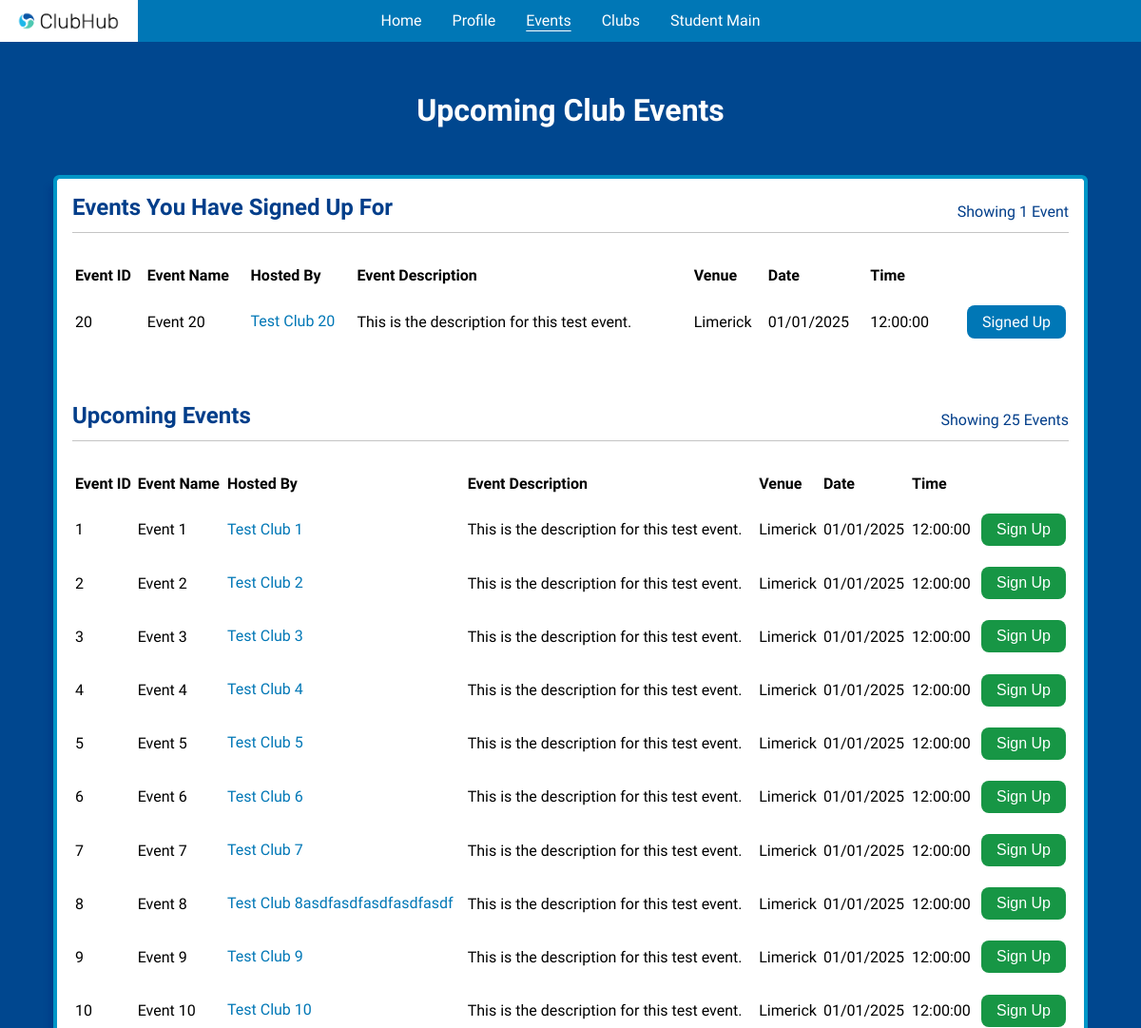
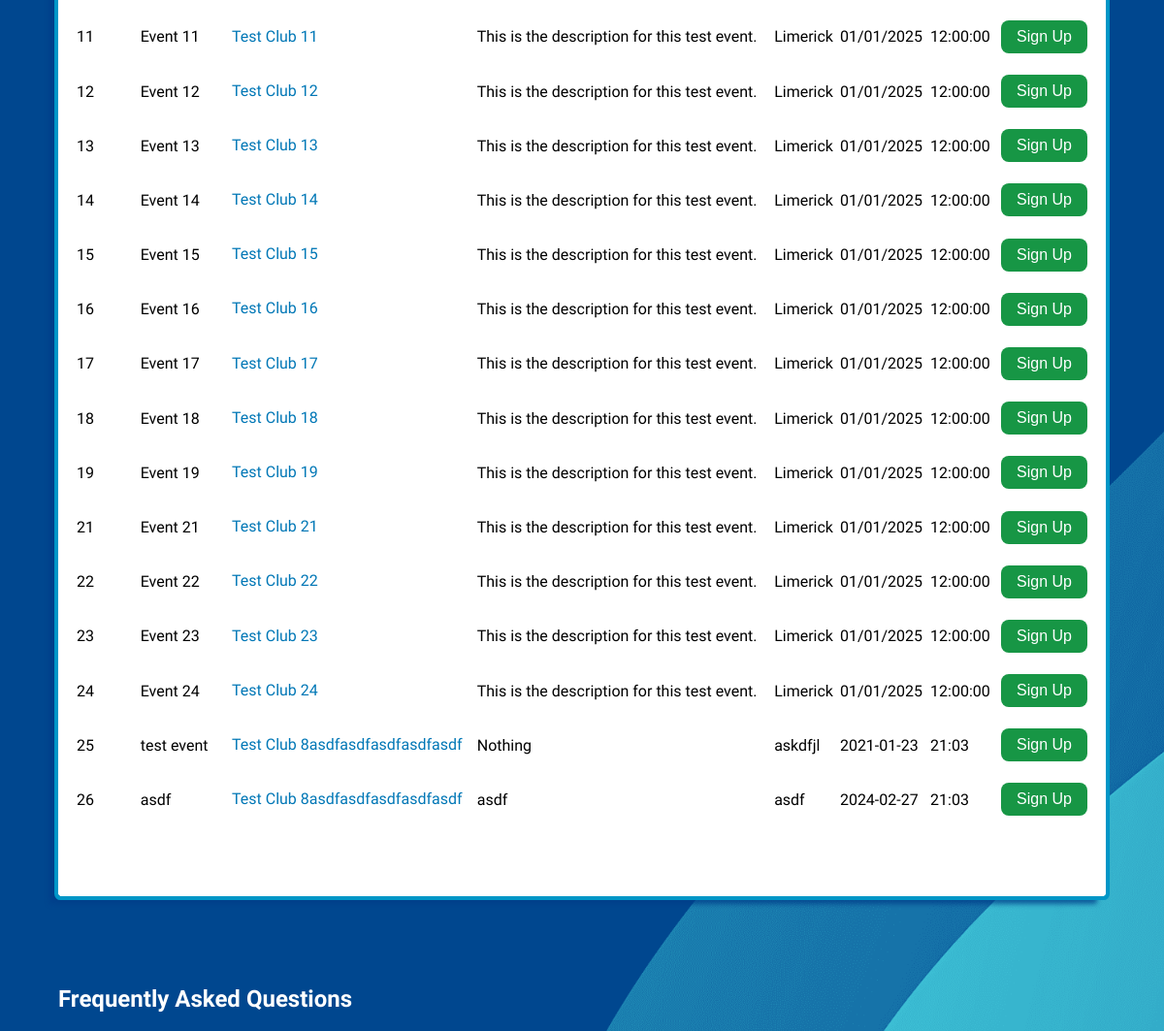
/events/ (signed in, upper part), run on an earlier commit of the app's database (2 pictures, top to bottom).
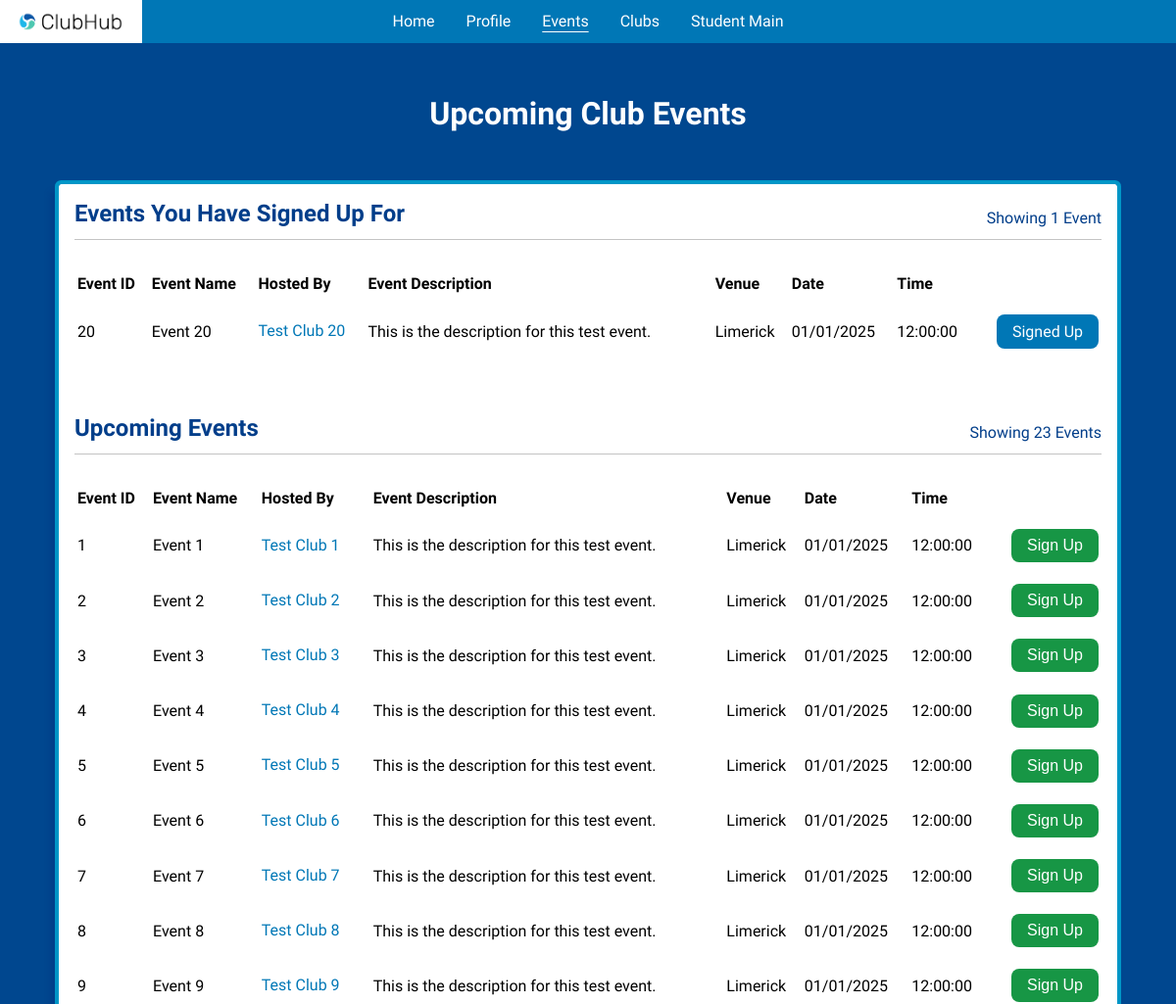
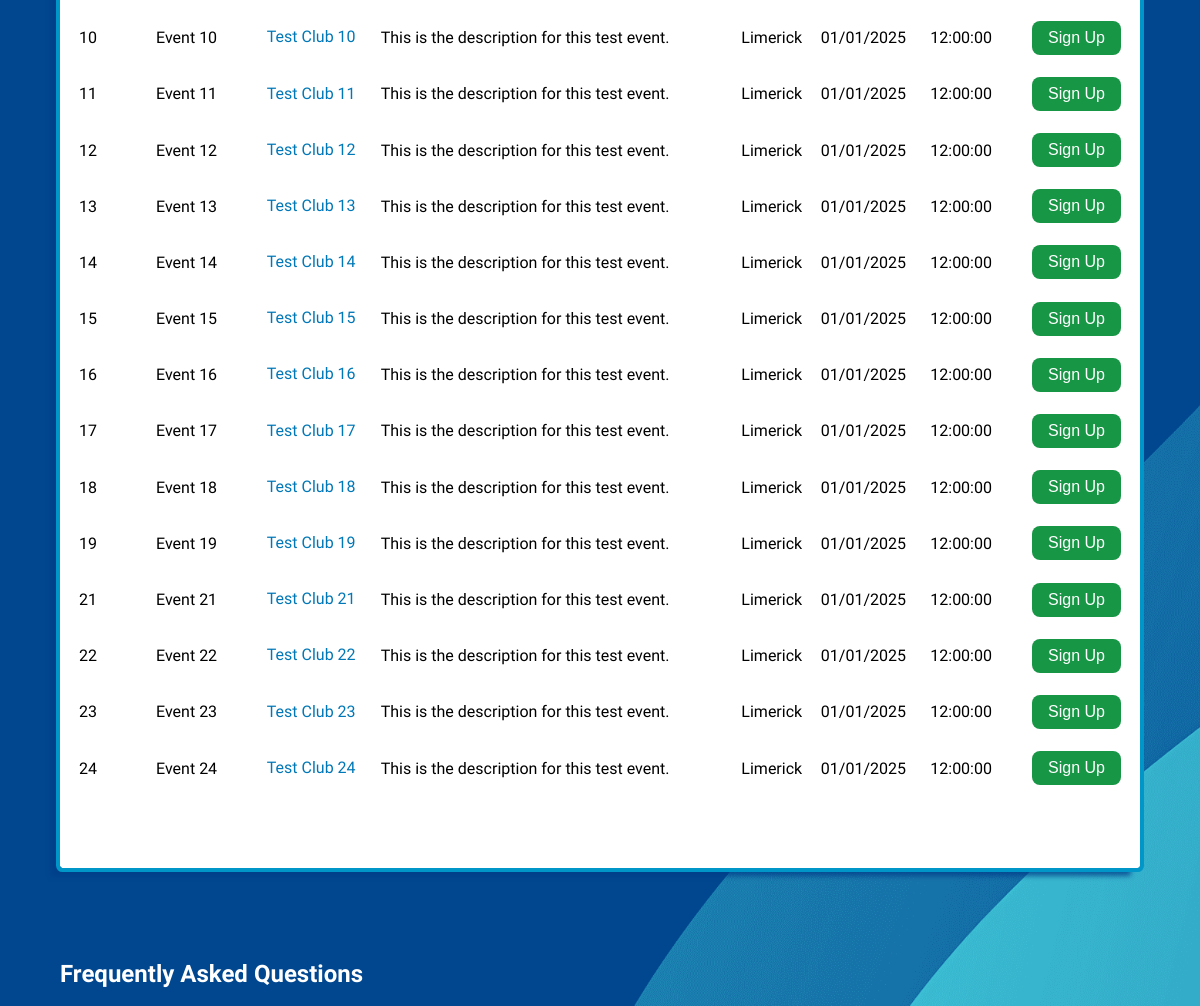
And on a later commit of the database (2 pictures, top to bottom).
### tables this page shows
CREATE TABLE events (
    event_id            INTEGER         NOT NULL,
    club_id             INTEGER         NOT NULL,
    event_name          TEXT            NOT NULL,
    event_description   TEXT            NOT NULL,
    venue               TEXT            NOT NULL,
    date                TEXT            NOT NULL,
    time                TEXT            NOT NULL,
    created             DATETIME        NOT NULL DEFAULT CURRENT_TIMESTAMP,
    updated             DATETIME        NOT NULL DEFAULT CURRENT_TIMESTAMP,
    -----------------------------------------------------------------------
    PRIMARY KEY (event_id),
    FOREIGN KEY (club_id) REFERENCES clubs(club_id)
);

CREATE TABLE clubs (
    club_id             INTEGER         NOT NULL,
    club_name           TEXT            NOT NULL,
    club_description    TEXT            NOT NULL,
    creator             INTEGER         NOT NULL,
    validity            TEXT            NOT NULL CHECK (validity IN ('PENDING', 'APPROVED', 'REJECTED')) DEFAULT 'PENDING',
    created             DATETIME        NOT NULL DEFAULT CURRENT_TIMESTAMP,
    updated             DATETIME        NOT NULL DEFAULT CURRENT_TIMESTAMP,
    -----------------------------------------------------------------------
    PRIMARY KEY (club_id),
    FOREIGN KEY (creator) REFERENCES users(user_id)
);

### application/blueprints/events.py (the view)
@events.route("/")
def events_main() -> str:
    invalid = validate_student_perms(endpoint="/events")
    if invalid:
        return invalid
    user_id: int = session["user-id"]
    return render_template(
        "html/student/events.html",
        registered=registered_events(user_id=user_id),
        unregistered=unregistered_events(user_id=user_id)
    )

### application/__init__.py (called while the page is built)
@app.teardown_appcontext
def close_connection(_exception) -> None:
    db: Connection = getattr(g, "_database", None)
    if db is not None:
        db.close()

### application/util/authentication/page_access.py (called while the page is built)
def validate_access_perms(user_type: str, endpoint: str) -> str | None:
    if "user" not in session:
        error(errtype=Error.RESTRICTED_PAGE_LOGGED_OUT, endpoint=endpoint)
        return render_template("html/misc/home.html")
    current_user_type: str = session["user-type"]
    if current_user_type != user_type:
        errtype: Error = Error[f"RESTRICTED_PAGE_{user_type}"]
        error(errtype=errtype, endpoint=endpoint, user_type=current_user_type)
        return render_template("html/misc/home.html")
    return None

### application/util/db_functions/__init__.py (called while the page is built)
def get_db() -> Connection:
    db: Connection | None = getattr(g, "_database", None)
    if db is None:
        db: Connection = connect(DB_PATH)
        db.row_factory = Row
        g._database = db
    return db

### application/util/db_functions/events.py (called while the page is built)
def registered_events(user_id: int) -> list[Row] | None:
    return query_db(
        """
            SELECT *, ep.validity FROM event_info
            INNER JOIN event_participants ep USING (event_id)
            WHERE ep.user_id=?;
        """, user_id
    )

### application/templates/html/student/events.html (shortened to what the changed rows need)
{% extends "html/base/base.html" %}
{% block links %}
    <link rel="stylesheet" href="../../../static/css/events.css">
{% endblock %}
{% block header %}
    <header>
        <h1>Upcoming Club Events</h1>
    </header>
{% endblock %}
{% block content %}
    <div id="events-container">
        <div id="events-main">
            {% if registered %}
                {% if registered | length == 1 %}
                    {% set plural = "" %}
                {% else %}
                    {% set plural = "s" %}
                {% endif %}
                <div>
                    <h2>Events You Have Signed Up For</h2>
                </div>
                <table>
                    <thead>
                        <tr>
                            <th>Event ID</th>
                            <th>Event Name</th>
                            <th>Hosted By</th>
                            <th>Event Description</th>
                            <th>Venue</th>
                            <th>Date</th>
                            <th>Time</th>
                        </tr>
                    </thead>
                    <tbody>
                        {% for event in registered %}
                            <tr>
                                <td>{{ event["event_id"] }}</td>
                                <td>{{ event["event_name"] }}</td>
                                <td>
                                    <a class="about-club underlined-link underlined-link-db" href="/events/club-info?club_id={{ event["club_id"] }}">{{ event["club_name"] }}</a>
                                </td>
                                <td>{{ event["event_description"] }}</td>
                                <td>{{ event["venue"] }}</td>
                                <td>{{ event["date"] }}</td>
                                <td>{{ event["time"] }}</td>
                                {% if event["validity"] == "PENDING" %}
                                    <td><a class="pending" disabled>Registration Pending</a></td>
                                {% elif event["validity"] == "APPROVED" %}
                                    <td><a class="registered" disabled>Signed Up</a></td>
                                {% endif %}
                            </tr>
                        {% endfor %}
                    </tbody>
                </table>
            {% endif %}
            {% if unregistered %}
                {% if unregistered | length == 1 %}
                    {% set plural = "" %}
                {% else %}
                    {% set plural = "s" %}
                {% endif %}
                <div>
                    <h2>Upcoming Events</h2>
                    <p>Showing {{ unregistered | length }} Event{{ plural }}</p>
                </div>
                <table>
                    <thead>
                        <tr>
                            <th>Event ID</th>
                            <th>Event Name</th>
                            <th>Hosted By</th>
                            <th>Event Description</th>
                            <th>Venue</th>
                            <th>Date</th>
                            <th>Time</th>
                        </tr>
                    </thead>
                    <tbody>
                        {% for event in unregistered %}
                            <tr>
                                <td>{{ event["event_id"] }}</td>
                                <td>{{ event["event_name"] }}</td>
                                <td>
                                    <a class="about-club underlined-link underlined-link-db"  href="/events/club-info?club_id={{ event["club_id"] }}">{{ event["club_name"] }}</a>
                                </td>
                                <td>{{ event["event_description"] }}</td>
                                <td>{{ event["venue"] }}</td>
                                <td>{{ event["date"] }}</td>
                                <td>{{ event["time"] }}</td>
                                <td>
                                    <form action="/events/register?event_id={{ event["event_id"] }}&event_name={{ event["event_name"] }}&club_id={{ event["club_id"] }}" method="post">
                                        <button type="submit" class="unregistered" href="/events/register?event_id={{ event["event_id"] }}&event_name={{ event["event_name"] }}&club_id={{ event["club_id"] }}">Sign Up</button>
                                    </form>
                                </td>
                            </tr>
                        {% endfor %}
                    </tbody>
                </table>
            {% endif %}
        </div>
    </div>
    <div class="container">
      <h2>Frequently Asked Questions</h2>
  </div>
{% endblock %}

What changed in the data, as far as the page shows it:
removed events: event_id "25", event_name "test event", club_name "Test Club 8asdfasdfasdfasdfasdf", event_description "Nothing", venue "askdfjl", date "2021-01-23", time "21:03"
removed events: event_id "26", event_name "asdf", club_name "Test Club 8asdfasdfasdfasdfasdf", event_description "asdf", venue "asdf", date "2024-02-27", time "21:03"
changed events "Event 8": club_name "Test Club 8asdfasdfasdfasdfasdf" → "Test Club 8"
Also different on the page:
{{ unregistered | length }}: "25" → "23"
